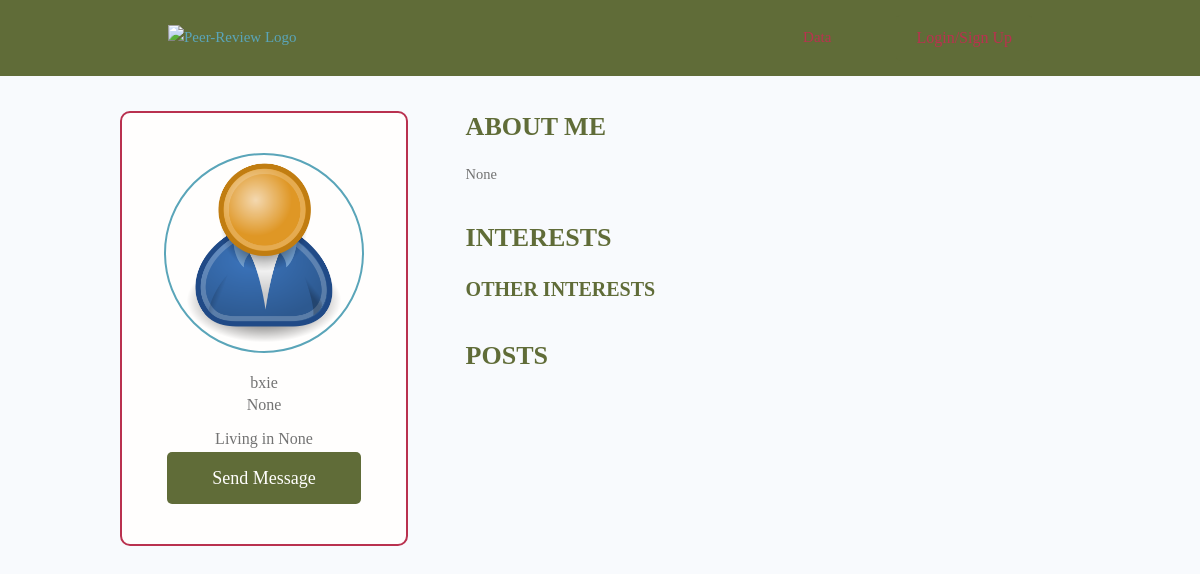
The app's page /profile/3496e0e1ef01429e9b7eaffe9d9bb0cb/, older data.
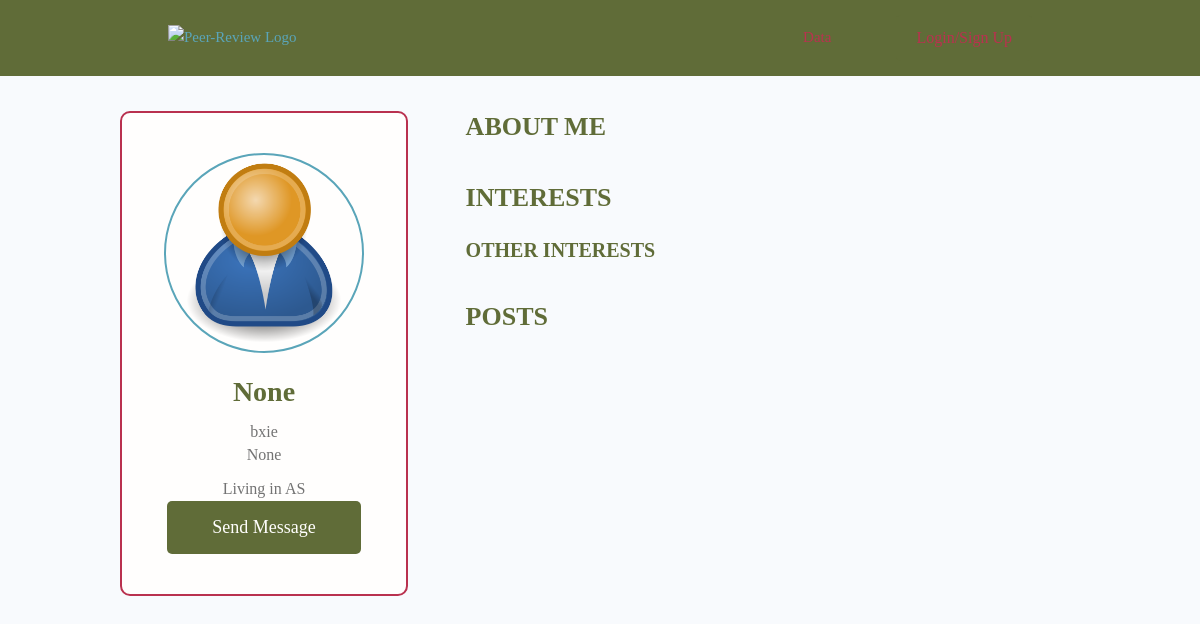
The same page, newer data.
### users/models.py (models this page shows, shortened)
class Profile(models.Model):
    user = models.OneToOneField(
        User, on_delete=models.CASCADE, null=True, blank=True)
    name = models.CharField(max_length=200, blank=True, null=True)
    email = models.EmailField(max_length=500, blank=True, null=True)
    username = models.CharField(max_length=200, blank=True, null=True)
    location = CountryField(default='Argentina')
    short_intro = models.CharField(max_length=200, blank=True, null=True)
    bio = models.TextField(blank=True, null=True)
    profile_image = models.ImageField(null=True, blank=True, upload_to='profiles/', default="profiles/img_3.png")
    created = models.DateTimeField(auto_now_add=True)
    id = models.UUIDField(default=uuid.uuid4, unique=True,
                          primary_key=True, editable=False)
    class Meta:
        ordering = ['created']
    @property
    def imageURL(self):
        try:
            url = self.profile_image.url
        except:
            url = ''
        return url

### users/views.py (the view)
# urls.py: path('profile/<str:pk>/', views.userProfile, name="user-profile"),
def userProfile(request, pk):
    profile = Profile.objects.get(id=pk)
    topSkills = profile.skill_set.exclude(description__exact="")
    otherSkills = profile.skill_set.filter(description="")
    context = {'profile': profile, 'topSkills': topSkills,
               "otherSkills": otherSkills}
    return render(request, 'users/user-profile.html', context)

### users/templates/users/user-profile.html (shortened to what this page needs)
{% extends 'main.html' %}
{% block content %}
<main class="profile my-md">
    <div class="container">
        <div class="layout">
            <div class="column column--1of3">
                <div class="card text-center">
                    <div class="card__body dev">
                        <img class="avatar avatar--xl" src="{{ profile.imageURL }}" />
                        <h2 class="dev__name">{{profile.name}}</h2>
                        <P class = "dev__username">{{ profile.username }}</P>
                        <p class="dev__title">{{profile.short_intro}}</p>
                        <p class="dev__location">Living in {{profile.location}}</p>
                        {% if request.user.profile.id != profile.id %}
                        <a href="{% url 'create-message' profile.id %}" class="btn btn--sub btn--lg">Send Message </a>
                        {% endif %}
                    </div>
                </div>
            </div>
            <div class="column column--2of3">
                <div class="devInfo">
                    <h3 class="devInfo__title">About Me</h3>
                    <p class="devInfo__about">{{profile.bio}}</p>
                </div>
                <div class="devInfo">
                    <h3 class="devInfo__title">Interests</h3>
                    <div class="devInfo__skills">
                        <h3 class="devInfo__subtitle">Other Interests</h3>
                    </div>
                </div>
                <div class="devInfo">
                    <h3 class="devInfo__title">Posts</h3>
                </div>
            </div>
        </div>
    </div>
</main>
{% endblock content %}

### templates/main.html (shortened to what this page needs)
<!DOCTYPE html>
{% load static %}
<html>
<head>
    <link rel="stylesheet" href="https://cdn.iconmonstr.com/1.3.0/css/iconmonstr-iconic-font.min.css" />
    <link rel="stylesheet" href="{% static 'uikit/styles/uikit.css' %}" />
    <link rel="stylesheet" href="{% static 'styles/app.css' %}" />
</head>
<body>
    {% include 'navbar.html' %}
    {% block content %}
    {% endblock content %}
</body>
</html>

### templates/navbar.html (shortened to what this page needs)
{% load static %}
<header class="header">
    <div class="container container--narrow">
        <a href="{% url 'profiles' %}" class="header__logo">
           <img src="{% static 'images/REAL_HOME.png' %}" alt="Peer-Review Logo" />
        </a>
        <nav class="header__nav">
            <ul class="header__menu">
                <li class="header__menuItem"><a href="{% url 'projects' %}">Data</a></li>
                {% if request.user.is_authenticated %}
                <li class="header__menuItem"><a href="{% url 'account' %}">Account</a></li>
                <li class="header__menuItem"><a href="{% url 'logout' %}" class="btn btn--sub">Logout</a></li>
                {% else %}
                <li class="header__menuItem"><a href="{% url 'login' %}" class="btn btn--sub">Login/Sign Up</a></li>
                {% endif %}
            </ul>
        </nav>
    </div>
</header>

### static/styles/app.css (style rules this page uses)
:root { --color-sub: #606C38; }
.btn--sub { background-color: var(--color-sub-light); }
.card { border: 2px solid var(--color-light); }
img { width: 100%; }
.header { position: sticky; z-index: 111; background-color: var(--color-sub); padding: 1.5rem 0; }
.header > .container { display: flex; justify-content: space-between; align-items: center; }
.header__logo > img { height: 3.8rem; }
.header__nav > ul { display: inline-flex; align-items: center; list-style: none; gap: 6.5rem; }
.header__menuItem > a { color: var(--color-light); font-weight: 300; }
.profile .card > .dev { padding: 4rem; }
.dev__name { color: var(--color-sub); font-size: 2.8rem; font-weight: 700; margin-top: 1rem; margin-bottom: 0.5rem; }
.dev__title { font-size: 1.6rem; font-weight: 500; line-height: 1.3; }
.dev__location { margin-top: 1rem; }
.devInfo { margin-bottom: 3rem; }
.devInfo__title, .devInfo__subtitle { font-size: 2.6rem; color: var(--color-sub); text-transform: uppercase; font-weight: 700; margin-bottom: 1.5rem; }
.devInfo__subtitle { font-size: 2rem; color: var(--color-sub-light); }

### static/uikit/styles/modules/_variables.css (style rules this page uses)
:root { --color-main: #5aa5b9; --color-main-light: #e6faff; --color-sub: #606C38; --color-sub-light: #606C38; --color-sub-lighter: #ededfd; --color-text: #737373; --color-gray: #8b8b8b; --color-light: #B9314F; --color-light-gray: #767676; --color-bg: #f8fafd; --color-white: #fffefd; --color-white-light: #f3f3f3; --color-success: #359e64; --color-success-bg: #def8e8; --color-error: #fc4b0b; --color-error-bg: #fff2ee; --font-family: Fira Code; --font-regular: 300; --font-medium: 500; --font-bold: 700; --generic-shadow: 1px 1px 5px #00000010; --generic-transition: all 0.3s ease-in-out; }

### static/uikit/styles/modules/_base.css (style rules this page uses)
* { margin: 0; padding: 0; box-sizing: border-box; text-rendering: optimizeLegibility; color: inherit; font-size: inherit; }
html { font-size: 50%; }
@media only screen and (min-width: 480px) { html { font-size: 56.25%; } }
@media only screen and (min-width: 1200px) { html { font-size: 62.5%; } }
body { line-height: 1.6; font-weight: 400; font-size: 1.5rem; color: var(--color-text); background-color: var(--color-bg); min-height: 100vh; }

### static/uikit/styles/modules/_typography.css (style rules this page uses)
* { font-family: var(--font-base); }
h2 { font-size: 3.6rem; font-weight: var(--font-bold); }
h3 { font-size: 3.2rem; font-weight: var(--font-medium); }
p, span, strong { font-size: 1.6rem; color: var(--color-text); font-weight: var(--font-regular); }
a { padding-bottom: 2px; text-decoration: none; display: inline-block; color: var(--color-main); font-weight: var(--font-medium); }

### static/uikit/styles/modules/_utilities.css (style rules this page uses)
.container { width: 92%; max-width: 165rem; margin: 0 auto; box-sizing: border-box; }
.container--narrow { width: 92%; max-width: 120rem; }
@media screen and (min-width: 1000px) { .container { width: 90%; } }
@media screen and (min-width: 1000px) { .container--narrow { width: 85%; } }
@media screen and (min-width: 1200px) { .container { width: 80%; } }
@media screen and (min-width: 1200px) { .container--narrow { width: 72%; } }
.text-center { text-align: center; }
.my-md { margin: 3rem auto; }

### static/uikit/styles/modules/_avatar.css (style rules this page uses)
.avatar { border-radius: 50%; border: 2px solid var(--color-main); object-fit: cover; }
.avatar--xl { height: 20rem; width: 20rem; }

### static/uikit/styles/modules/_button.css (style rules this page uses)
.btn { display: inline-block; position: relative; cursor: pointer; background-color: var(--color-light); font-weight: var(--font-medium); color: var(--color-sub); text-decoration: none; padding: 1rem 2rem; border-radius: 0.5rem; border: none; width: -webkit-fit-content; width: -moz-fit-content; width: fit-content; height: -webkit-fit-content; height: -moz-fit-content; height: fit-content; font-size: 1.6rem; outline-width: 0; outline-color: transparent; -webkit-backface-visibility: hidden; backface-visibility: hidden; transition: all 0.3s ease-in-out; }
.btn--sub { background-color: var(--color-sub); color: var(--color-white); }
.btn--lg { font-size: 1.8rem; padding: 1.2rem 4.5rem; }

### static/uikit/styles/modules/_card.css (style rules this page uses)
.card { border-radius: 1rem; background-color: var(--color-white); border: 1.5px solid var(--color-light); width: auto; height: auto; margin-top: 0.5rem; margin-bottom: 0.5rem; overflow: hidden; }
.card__body, .card__header { padding: 2rem 2.5rem; }

### static/uikit/styles/modules/_layout.css (style rules this page uses)
.layout { display: flex; flex-flow: row wrap; justify-content: space-between; }
.layout > .column { margin-bottom: 3rem; }
.layout > .column.column--1of3 { flex-basis: 30%; }
.layout > .column.column--2of3 { flex-basis: 64%; }

Row changes from the older to the newer data that the page shows:
changed Profile "None": name (not shown) → "None"; location "None" → "AS"; bio "None" → (not shown)
